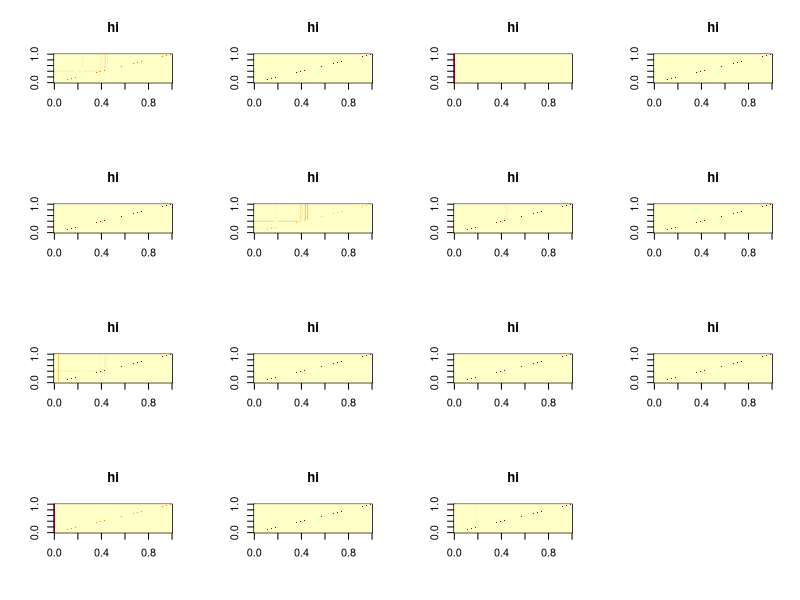

Write R code to recreate this figure.
#run with RScript bfc_matrix_plots.r
pdf("bfc_output.pdf", height=20, width=20)
par(mfrow=c(4,4))
image(as.matrix(read.csv("application_atom+xml_bfc_matrix.csv", header=FALSE)), main="hi")
image(as.matrix(read.csv("application_dif+xml_bfc_matrix.csv", header=FALSE)), main="hi")
image(as.matrix(read.csv("application_gzip_bfc_matrix.csv", header=FALSE)), main="hi")
image(as.matrix(read.csv("application_octet-stream_bfc_matrix.csv", header=FALSE)), main="hi")
image(as.matrix(read.csv("application_pdf_bfc_matrix.csv", header=FALSE)), main="hi")
image(as.matrix(read.csv("application_rdf+xml_bfc_matrix.csv", header=FALSE)), main="hi")
image(as.matrix(read.csv("application_rss+xml_bfc_matrix.csv", header=FALSE)), main="hi")
image(as.matrix(read.csv("application_xhtml+xml_bfc_matrix.csv", header=FALSE)), main="hi")
image(as.matrix(read.csv("application_xml_bfc_matrix.csv", header=FALSE)), main="hi")
image(as.matrix(read.csv("image_gif_bfc_matrix.csv", header=FALSE)), main="hi")
image(as.matrix(read.csv("image_jpeg_bfc_matrix.csv", header=FALSE)), main="hi")
image(as.matrix(read.csv("image_png_bfc_matrix.csv", header=FALSE)), main="hi")
image(as.matrix(read.csv("image_vnd.microsoft.icon_bfc_matrix.csv", header=FALSE)), main="hi")
image(as.matrix(read.csv("text_html_bfc_matrix.csv", header=FALSE)), main="hi")
image(as.matrix(read.csv("text_plain_bfc_matrix.csv", header=FALSE)),main="hi")
dev.off()